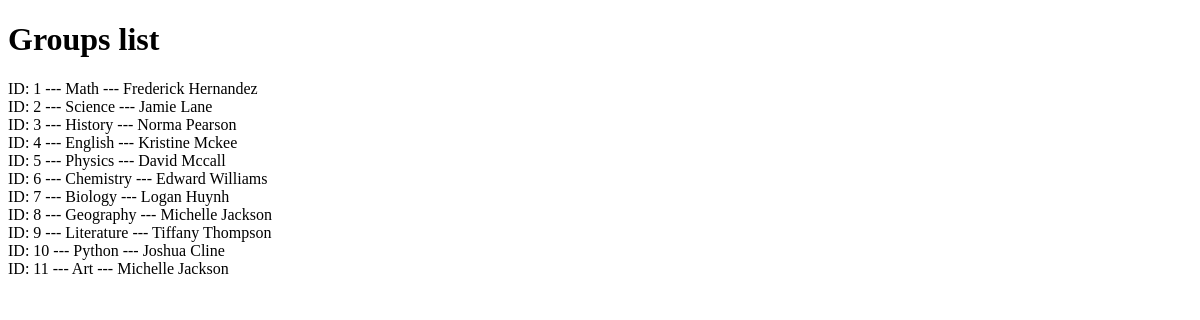
Before: /groups/ with the older database file.
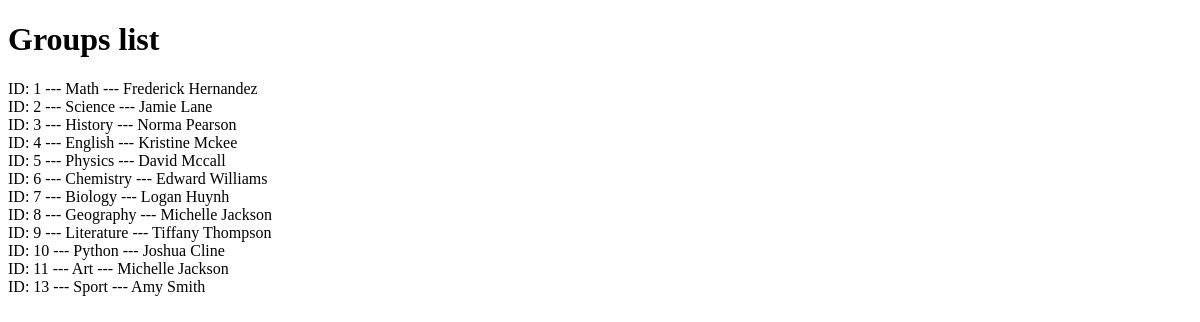
After: the same page with the newer database file.
### school/models.py (models this page shows)
class Group(models.Model):
    name = models.CharField(max_length=50, null=False)
    curator = models.ForeignKey(Teacher, on_delete=models.CASCADE)

class Teacher(models.Model):
    first_name = models.CharField(max_length=50, null=False)
    last_name = models.CharField(max_length=50, null=False)
    birthdate = models.DateField(null=False)
    subject = models.CharField(max_length=50)

### school/views.py (the view)
# urls.py: path("groups/", views.groups, name="groups"),
def groups(request):
    all_groups = Group.objects.all()
    return render(request, "groups.html", {"all_groups": all_groups})

### templates/groups.html (shortened to what this page needs)
<!DOCTYPE html>
<html lang="en">
<head>
</head>
<body>
    <h1>Groups list</h1>
    {% for group in all_groups %}
        ID: {{ group.id }} --- {{ group.name }} --- {{ group.curator.first_name }} {{ group.curator.last_name }}<br>
    {% endfor %}
</body>
</html>

Changed rows visible on the page:
added Group: id "13", name "Sport", curator.first_name "Amy", curator.last_name "Smith"
